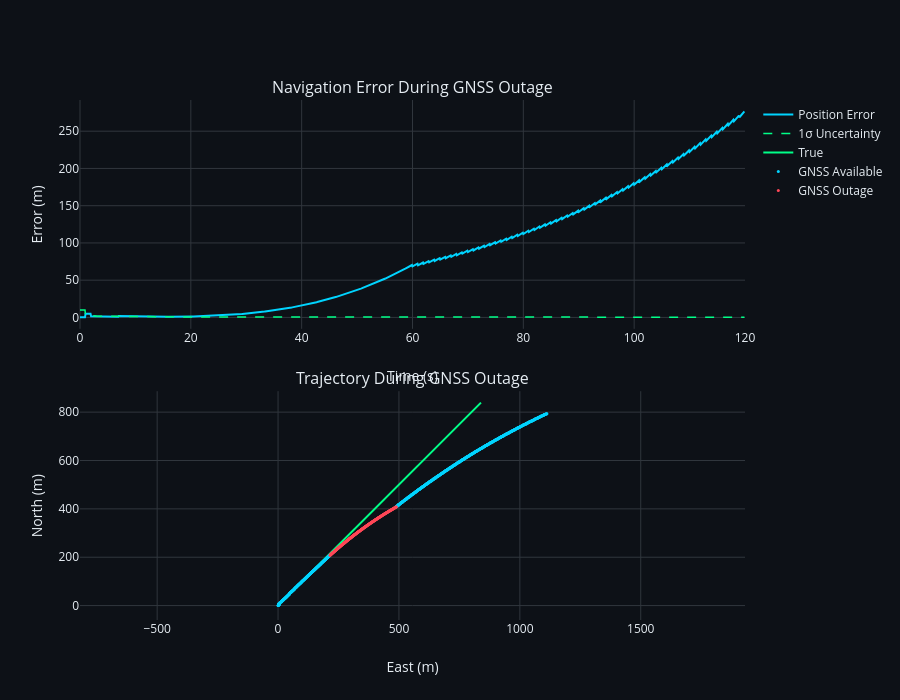

Notebook source saved alongside this figure:
### Code cell
# Visualize outage behavior
fig = make_subplots(rows=2, cols=1, 
                    subplot_titles=['Navigation Error During GNSS Outage', 
                                   'Trajectory During GNSS Outage'],
                    vertical_spacing=0.12)

# Position error during outage
outage_north = (outage_positions[:, 0] - lat0) * (R_M + alt0)
outage_east = (outage_positions[:, 1] - lon0) * (R_N + alt0) * np.cos(lat0)
true_north = np.array(outage_times) * v_north
true_east = np.array(outage_times) * v_east

error_north = outage_north - true_north
error_east = outage_east - true_east
total_error = np.sqrt(error_north**2 + error_east**2)

# Outage shading
outage_times_arr = np.array(outage_times)
gnss_available_arr = np.array(gnss_available)
outage_mask = ~gnss_available_arr
if np.any(outage_mask):
    # Find outage start and end indices
    outage_indices = np.where(outage_mask)[0]
    if len(outage_indices) > 0:
        fig.add_vrect(x0=outage_times_arr[outage_indices[0]], 
                      x1=outage_times_arr[outage_indices[-1]],
                      fillcolor='rgba(255, 71, 87, 0.2)', line_width=0,
                      row=1, col=1)

fig.add_trace(
    go.Scatter(x=outage_times, y=total_error, mode='lines', name='Position Error',
               line=dict(color='#00d4ff', width=2)),
    row=1, col=1
)
fig.add_trace(
    go.Scatter(x=outage_times, y=outage_cov, mode='lines', name='1σ Uncertainty',
               line=dict(color='#00ff88', width=1.5, dash='dash')),
    row=1, col=1
)

# Trajectory with color-coded GNSS availability
fig.add_trace(
    go.Scatter(x=true_east, y=true_north, mode='lines', name='True',
               line=dict(color='#00ff88', width=2)),
    row=2, col=1
)

# Split trajectory by GNSS availability
gnss_avail_x, gnss_avail_y = [], []
gnss_outage_x, gnss_outage_y = [], []

for i in range(len(outage_times)):
    if gnss_available[i]:
        gnss_avail_x.append(outage_east[i])
        gnss_avail_y.append(outage_north[i])
    else:
        gnss_outage_x.append(outage_east[i])
        gnss_outage_y.append(outage_north[i])

fig.add_trace(
    go.Scatter(x=gnss_avail_x, y=gnss_avail_y, mode='markers', name='GNSS Available',
               marker=dict(color='#00d4ff', size=3)),
    row=2, col=1
)
fig.add_trace(
    go.Scatter(x=gnss_outage_x, y=gnss_outage_y, mode='markers', name='GNSS Outage',
               marker=dict(color='#ff4757', size=3)),
    row=2, col=1
)

fig.update_xaxes(title_text='Time (s)', row=1, col=1, range=[0, duration])
fig.update_yaxes(title_text='Error (m)', row=1, col=1)
fig.update_xaxes(title_text='East (m)', row=2, col=1)
fig.update_yaxes(title_text='North (m)', row=2, col=1, scaleanchor='x2', scaleratio=1)

fig.update_layout(template=dark_template, height=700)
fig.show()

# Find max error during outage
max_outage_error = np.max(total_error[outage_mask])
print(f"\nMax error during {outage_duration:.0f}s outage: {max_outage_error:.1f} m")
print(f"Error growth rate: {max_outage_error/outage_duration:.2f} m/s")

### Figure 1 — Plotly figure (JSON) as saved in the notebook; plotly's stock layout.template omitted (floating-point values rounded to 4 significant figures; data arrays with more than 128 entries replaced by an {"elided": "..."} marker saying what was removed)
{"data": [{"line": {"color": "#00d4ff", "width": 2}, "mode": "lines", "name": "Position Error", "type": "scatter", "x": {"elided": "1200 float values"}, "xaxis": "x", "y": {"elided": "1200 float values"}, "yaxis": "y"}, {"line": {"color": "#00ff88", "dash": "dash", "width": 1.5}, "mode": "lines", "name": "1σ Uncertainty", "type": "scatter", "x": {"elided": "1200 float values"}, "xaxis": "x", "y": {"elided": "1200 float values"}, "yaxis": "y"}, {"line": {"color": "#00ff88", "width": 2}, "mode": "lines", "name": "True", "type": "scatter", "x": {"elided": "1200 float values"}, "xaxis": "x2", "y": {"elided": "1200 float values"}, "yaxis": "y2"}, {"marker": {"color": "#00d4ff", "size": 3}, "mode": "markers", "name": "GNSS Available", "type": "scatter", "x": {"elided": "900 float values"}, "xaxis": "x2", "y": {"elided": "900 float values"}, "yaxis": "y2"}, {"marker": {"color": "#ff4757", "size": 3}, "mode": "markers", "name": "GNSS Outage", "type": "scatter", "x": {"elided": "300 float values"}, "xaxis": "x2", "y": {"elided": "300 float values"}, "yaxis": "y2"}], "layout": {"annotations": [{"font": {"size": 16}, "showarrow": false, "text": "Navigation Error During GNSS Outage", "x": 0.5, "xanchor": "center", "xref": "paper", "y": 1, "yanchor": "bottom", "yref": "paper"}, {"font": {"size": 16}, "showarrow": false, "text": "Trajectory During GNSS Outage", "x": 0.5, "xanchor": "center", "xref": "paper", "y": 0.44, "yanchor": "bottom", "yref": "paper"}], "height": 700, "xaxis": {"anchor": "y", "domain": [0, 1], "range": [0, 120], "title": {"text": "Time (s)"}}, "xaxis2": {"anchor": "y2", "domain": [0, 1], "title": {"text": "East (m)"}}, "yaxis": {"anchor": "x", "domain": [0.56, 1], "title": {"text": "Error (m)"}}, "yaxis2": {"anchor": "x2", "domain": [0, 0.44], "scaleanchor": "x2", "scaleratio": 1, "title": {"text": "North (m)"}}}}
